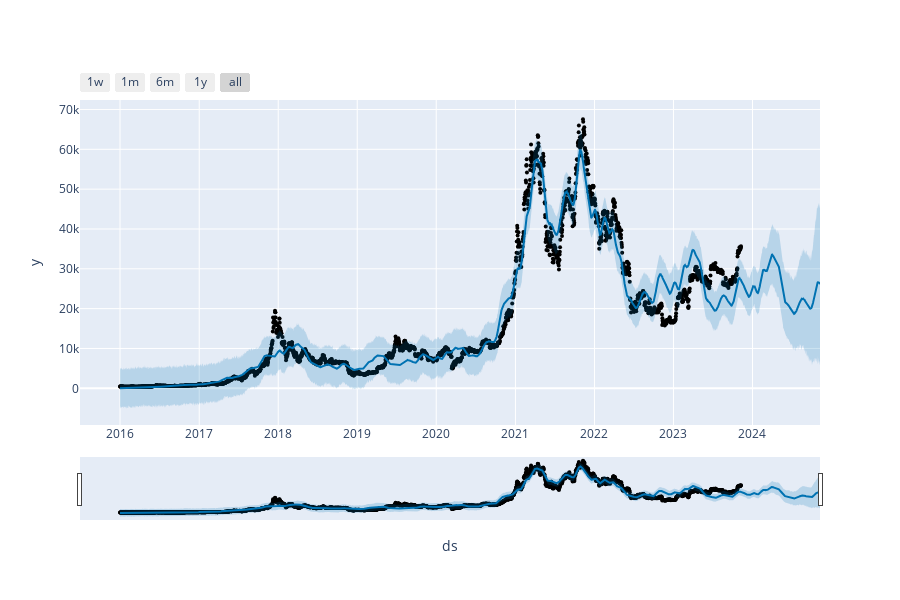

This figure's notebook cell:
### Code cell
plot_plotly(m,forecast)

### Figure 1 — Plotly figure (JSON) as saved in the notebook; plotly's stock layout.template omitted (floating-point values rounded to 4 significant figures; data arrays with more than 128 entries replaced by an {"elided": "..."} marker saying what was removed)
{"data": [{"marker": {"color": "black", "size": 4}, "mode": "markers", "name": "Actual", "type": "scatter", "x": {"elided": "2870 str values"}, "y": {"elided": "2870 float values"}}, {"hoverinfo": "skip", "line": {"width": 0}, "mode": "lines", "type": "scatter", "x": {"elided": "3235 str values"}, "y": {"elided": "3235 float values"}}, {"fill": "tonexty", "fillcolor": "rgba(0, 114, 178, 0.2)", "line": {"color": "#0072B2", "width": 2}, "mode": "lines", "name": "Predicted", "type": "scatter", "x": {"elided": "3235 str values"}, "y": {"elided": "3235 float values"}}, {"fill": "tonexty", "fillcolor": "rgba(0, 114, 178, 0.2)", "hoverinfo": "skip", "line": {"width": 0}, "mode": "lines", "type": "scatter", "x": {"elided": "3235 str values"}, "y": {"elided": "3235 float values"}}], "layout": {"height": 600, "showlegend": false, "width": 900, "xaxis": {"rangeselector": {"buttons": [{"count": 7, "label": "1w", "step": "day", "stepmode": "backward"}, {"count": 1, "label": "1m", "step": "month", "stepmode": "backward"}, {"count": 6, "label": "6m", "step": "month", "stepmode": "backward"}, {"count": 1, "label": "1y", "step": "year", "stepmode": "backward"}, {"step": "all"}]}, "rangeslider": {"visible": true}, "title": {"text": "ds"}, "type": "date"}, "yaxis": {"title": {"text": "y"}}}}
